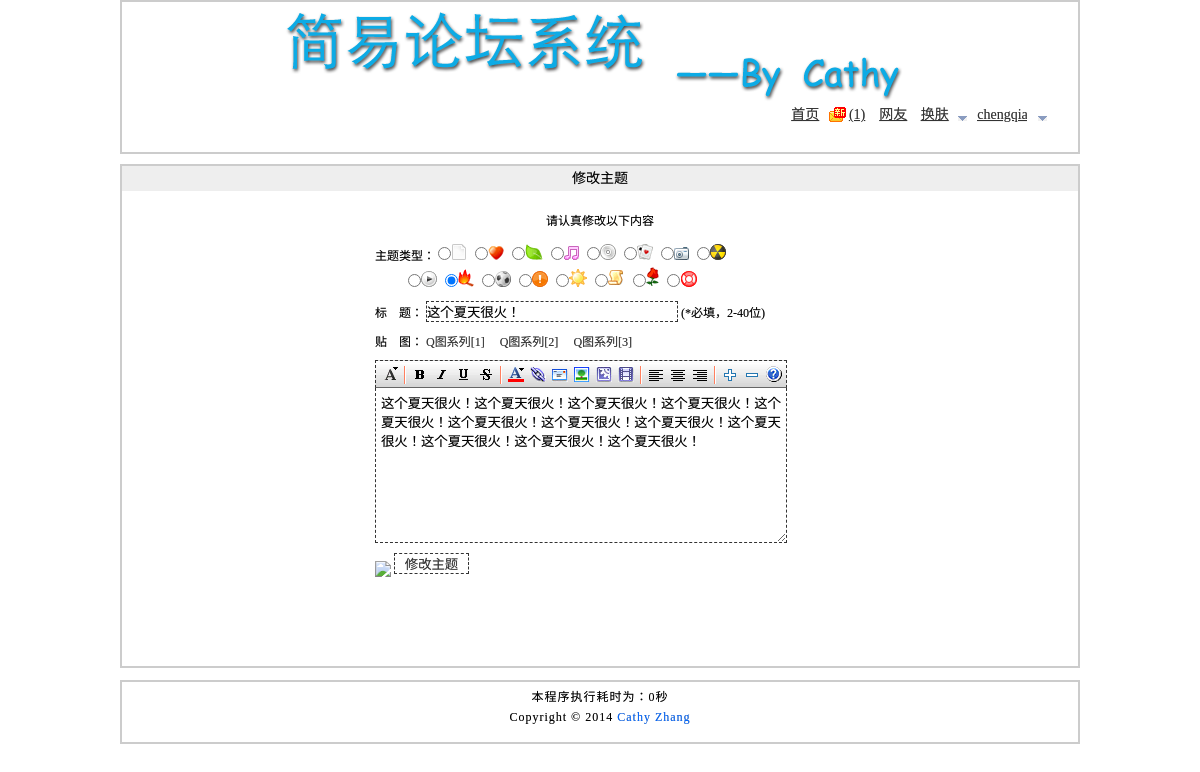
The page /m_topic.php?id=1 (signed in) on the database its author committed.
### tables this page shows
CREATE TABLE IF NOT EXISTS `topic` (
`top_id` mediumint(8) unsigned NOT NULL,
  `top_type` tinyint(2) NOT NULL,
  `top_title` varchar(40) NOT NULL,
  `top_content` text NOT NULL,
  `us_name` varchar(20) NOT NULL,
  `top_create_date` datetime NOT NULL COMMENT '//主题创建的日期',
  `top_readcount` int(11) NOT NULL DEFAULT '0',
  `top_replycount` int(11) NOT NULL DEFAULT '0',
  `top_nice` tinyint(1) NOT NULL DEFAULT '0',
  `top_last_access_date` datetime NOT NULL COMMENT '//主题最后被访问的时间',
  `top_last_modify_date` datetime NOT NULL COMMENT '//主题最后被修改的时间',
  `reply_for` mediumint(8) NOT NULL DEFAULT '0' COMMENT '//0表示主题，否则就是对应主题的回复'
);

### m_topic.php (the view, shortened to what this page needs)
<?php
require dirname(__FILE__).'/include/common.inc.php';
if(isset($_GET['id'])) {
	$_sql = "SELECT top_id,top_type,top_title,top_content,us_name FROM topic WHERE top_id={$_GET['id']} AND reply_for=0 LIMIT 1";
	$_result = mysql_query($_sql);
	$_row = mysql_fetch_array($_result, MYSQL_ASSOC);
	if($_row) {
		$_data = array();
		$_data['top_id'] = $_row['top_id'];
		$_data['title'] = $_row['top_title'];
		$_data['type'] = $_row['top_type'];
		$_data['content'] = $_row['top_content'];
		$_data['top_username'] = $_row['us_name'];
	} else {
		mysql_close();
		_alert_back('不存在这个主题！');
	}
} else if(isset($_GET['action']) && $_GET['action'] == 'modify') {
	$_sql = "SELECT us_uniqid FROM user WHERE us_name='{$_COOKIE['username']}' LIMIT 1";
	$_result = mysql_query($_sql);
	$_row = mysql_fetch_array($_result, MYSQL_ASSOC);
	if(_is_uniqid_consistent($_COOKIE['uniqid'], $_row['us_uniqid'])) {
		mysql_free_result($_result);
		$_data = array();
		$_data['top_id'] = $_POST['top_id'];
		$_data['type'] = $_POST['type'];
		$_data['title'] = _check_topic_title($_POST['title'], 2, 40);
		$_data['content'] = _check_topic_content($_POST['content'], 10);
		$_sql = "UPDATE topic SET top_type='{$_data['type']}',top_title='{$_data['title']}',top_content='{$_data['content']}' WHERE top_id='{$_data['top_id']}'";
		mysql_query($_sql);
		if(mysql_affected_rows() == 1) {
			$_sql = "UPDATE topic SET top_last_modify_date=NOW() WHERE top_id='{$_data['top_id']}'";
			mysql_query($_sql);
			$_data['re_title'] = 'RE2：'.$_data['title'];
			$_sql = "UPDATE topic SET top_type='{$_data['type']}',top_title='{$_data['re_title']}',top_last_modify_date=NOW() WHERE reply_for='{$_data['top_id']}'";
			mysql_query($_sql);
			mysql_close();
			_location('主题修改成功！', 's_topic.php?id='.$_data['top_id']);
		} else {
			mysql_close();
			_alert_back('主题修改失败！');
		}
	} else {
		mysql_free_result($_result);
		mysql_close();
		_alert_back('账号异常，建议重新登录！');
	}
} else {
	_alert_back('非法操作！');
}
?>
<!DOCTYPE html PUBLIC "-//W3C//DTD XHTML 1.0 Transitional//EN" "http://www.w3.org/TR/xhtml1/DTD/xhtml1-transitional.dtd">
<html xmlns="http://www.w3.org/1999/xhtml">
<head>
<?php
	include ROOT_PATH.'/import.inc.php';
?>
</head>
<body>
<?php
	require ROOT_PATH.'/header.inc.php';
?>
<div id="m_topic">
	<h2>修改主题</h2>
	<form method="post" name="w_topic" action="?action=modify">
		<dl>
			<dt>请认真修改以下内容</dt>
			<dd>主题类型：
				<?php
					foreach(range(1, 16) as $_num) {
						if($_num == $_data['type']) {
							echo '<label for="type'.$_num.'">'
									.'<input type="radio" id="type'.$_num.'" name="type" value="'.$_num.'" checked="checked" />';
						} else {
							echo '<label for="type'.$_num.'">'
									.'<input type="radio" id="type'.$_num.'" name="type" value="'.$_num.'" />';
						}
						echo '<img src="img/icon'.$_num.'.gif" alt="主题类型" />'
								.'</label>&nbsp; ';
						if($_num == 8) {
							echo '<br />&nbsp; &nbsp; &nbsp; &nbsp; &nbsp; &nbsp;';
						}
					}
				?>
			</dd>
			<dd>标&nbsp;	&nbsp; 题：
				<input type="text" name="title" class="text" value="<?=$_data['title']?>" /> (*必填，2-40位)
			</dd>
			<dd id="q">贴&nbsp; &nbsp; 图：
				<a href="javascript:;">Q图系列[1]</a>
				<a href="javascript:;">Q图系列[2]</a>
				<a href="javascript:;">Q图系列[3]</a>
			</dd>
			<dd>
				<?php include ROOT_PATH.'/ubb.inc.php'?>
				<textarea name="content" rows="9"><?=$_data['content']?></textarea>
			</dd>
			<dd>
				<img src="code.php" id="code" onclick="javascript:this.src='code.php?tm='+Math.random();" />
				<input type="submit" class="submit" value="修改主题" />
			</dd>
		</dl>
	</form>
</div>
<?php
	require ROOT_PATH.'/footer.inc.php';
?>
</body>
</html>

### style/basic.css (style rules this page uses)
* { margin: 0; padding: 0; }
* { font-weight:500!important; }
* { font-family: "文泉驿微米黑", "Microsoft Yahei", "Microsoft JhengHei","iconfont","Octicons"; }
* { text-shadow:0.01em 0.01em 0.01em #999999 !important; }
body { width: 960px; margin: 0 auto; background: #fff; font-size: 14px; }
h2 { font-size: 14px; background: #eee; height: 25px; line-height: 25px; text-indent: 10px; }
#header .navbar div a { display:block; height:25px; line-height:25px; color:#333; }
#message .read { display:block; width:36px; text-align:right; background:url(../img/meg.gif) no-repeat left center; }

### style/m_topic.css (style rules this page uses)
#m_topic { width:auto; height:500px; border:2px solid #ccc; font-size:12px; position:relative; }
#m_topic h2 { text-indent:0; text-align:center; }
#m_topic form dl { width:450px; margin:10px auto; position:relative; }
#m_topic form dl dt { text-align:center; padding:10px 0; font-weight:bold; }
#m_topic form dl dd { padding:5px 0; }
#m_topic form dl dd label { cursor:pointer; display:inline-block; height:20px; padding:0 2px 0 0; }
#m_topic form dl dd textarea { width:400px; border:1px dashed #333; border-top:none; background:#fff; padding:5px; }
#m_topic form dl dd input.text { width:250px; height:19px; border:1px dashed #333; background:#fff; }
#m_topic form dl dd input.submit { width:75px; height:21px; border:1px dashed #333; background:#fff; cursor:pointer; color:#333; }
#code { position:relative; top:8px; cursor:pointer; }
#q a { text-decoration:none; color:#333; }

### rows shown on the page
topic: title "这个夏天很火！", content "这个夏天很火！这个夏天很火！这个夏天很火！这个夏天很火！这个夏天很火！这个夏天很火！这个夏天很火！这个夏天很火！这个夏天很火！这个夏天很火！这个夏天很火！这个夏天很火！"

### other values the page prints
$GLOBALS['message_html'] "(1)"
_time_now() - START_TIME "0"
